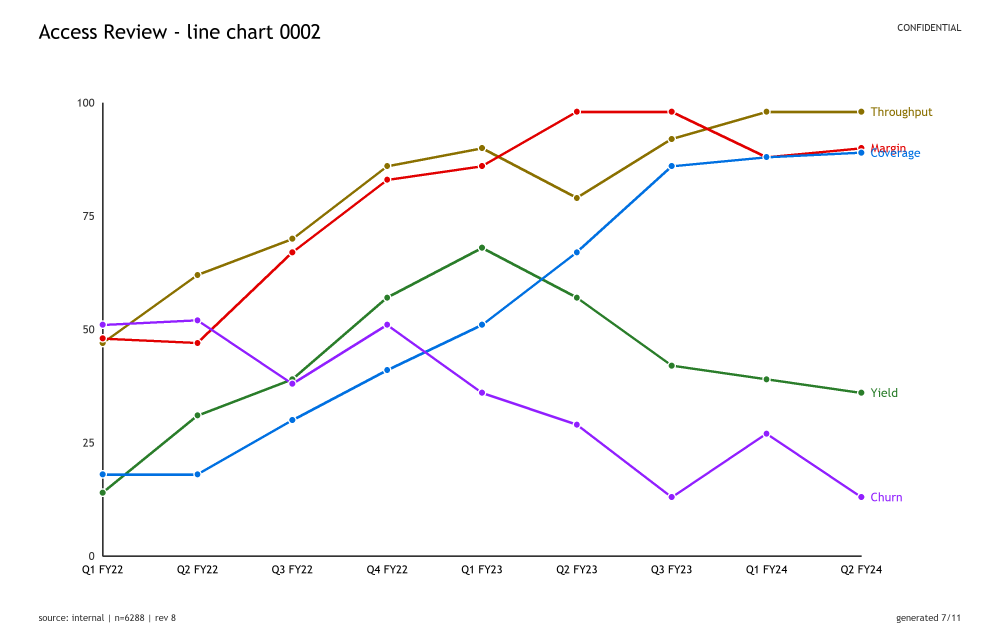
#> input picture data/svg_localization/images/g0002_large.png, 3000 x 1900 px (shown at 1/3 size)
$ python -i report_candidates.py   (imports and definitions only)
#> lines starting #> are read from the running program, lines starting #| are printed output that depends on the picture
#> further down, picture is the input picture: PIL image 3000x1900 RGB; mean R, G, B 250.7, 250.1, 250.6
"""Stage-1 contact sheet: four candidate example images per blind spot.

The report's centrepiece figure shows one real picture per blind spot. Which
picture is an editorial call, not a computable one, so this module lays out four
defensible candidates for each of the six problems and lets a human pick.

Every panel renders the image through `effective_size()`, so a candidate that
looks illegible here looked illegible to the model too.

    python -m blindspot.reporting.report_candidates      # -> outputs/report/candidates.html
"""

from __future__ import annotations

import html
import json
import re
from pathlib import Path

from PIL import Image

from blindspot.core.adapters import load
from blindspot.reporting.report_examples import as_model_saw, draw_target, fit
from blindspot.core.scoring import score

OUT = Path("outputs/report")
IMGS = OUT / "candidates"
RUN = "haiku-4-5_think2000_native_r0"

# items rejected on review: the question, not the model, is the problem
BLOCKED = {"infographicvqa:80994"}      # turns on how "the Middle East" is defined

# questions that name a printed mark on the diagram (same cut as report_data)
MARK_RE = re.compile(
    r"\b(letter|labell?ed|label|marked|arrow|point(?:ed|ing)?\s+(?:to|at)|shown by)\b", re.I)

PROBLEMS = [
    ("resolution", "Resolution bias",
     "The source image is far larger than the ~1.15 MP the API delivers, so the "
     "text the question asks about is destroyed before the model sees it."),
    ("localization", "Localization",
     "The model is given the exact target string and asked to point at it. Green "
     "box marks the target, red crosshair the click."),
    ("binding", "Label - object matching",
     "The question names a printed mark on the diagram and asks what it points to."),
    ("ocr_reasoning", "General OCR reasoning",
     "The arithmetic is right; the number it was applied to was misread off the chart."),
    ("hallucination", "Hallucination",
     "The chart has none of the structure the question asks about. Gold is "
     "'Not Applicable'; the model answers anyway."),
    ("counting", "Counting",
     "Counting repeated marks on a chart. Drawn from CharXiv rather than from the "
     "infographics, so the panel shows a counting failure and not a legibility one."),
]


# [17 lines left out: functions preds, mp, not called in this run]


def busiest_crop(im: Image.Image, w: int = 900, h: int = 600) -> Image.Image:
    """A 1:1 window over the most detailed part of the delivered image.

    Edge energy is a decent proxy for text density, and text is what the
    resolution argument is about.
    """
#> called with w = 900, h = 600
    from PIL import ImageFilter, ImageStat
    w, h = min(w, im.width), min(h, im.height)
#> w = 900; h = 600
    best, bx, by = -1.0, 0, 0
    edges = im.convert("L").filter(ImageFilter.FIND_EDGES)
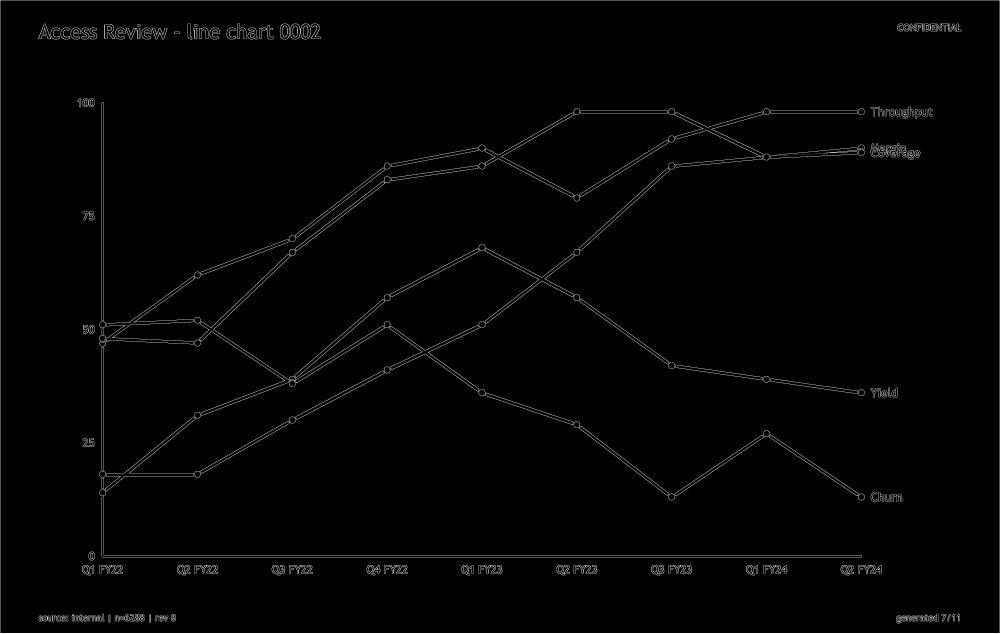
#> edges: PIL image 3000x1900 L (shown at 1/3 size); min 0, max 255, mean 3
    for y in range(0, max(1, im.height - h + 1), max(1, h // 2)):
        for x in range(0, max(1, im.width - w + 1), max(1, w // 2)):
            v = ImageStat.Stat(edges.crop((x, y, x + w, y + h))).mean[0]
            if v > best:
                best, bx, by = v, x, y
#> after the loop, best = 4.15; bx = 450; by = 600
    return im.crop((bx, by, bx + w, by + h))
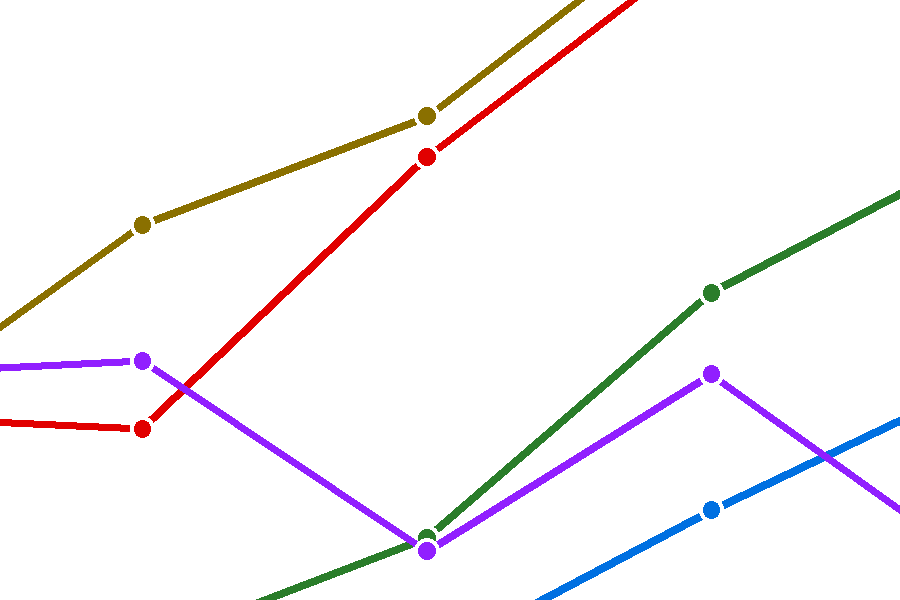
#> returned value: PIL image 900x600 RGB; mean R, G, B 248.2, 245.4, 247.3


# --------------------------------------------------------------- candidate pools
# [118 lines left out: functions cand_resolution, cand_localization, cand_binding, cand_ocr_reasoning, cand_hallucination, not called in this run]


COUNT_Q = ("total number of explicitly labeled ticks", "how many discrete labels",
           "how many lines are there", "number of subplots")


# [35 lines left out: function cand_counting, not called in this run]


POOLS = {"resolution": cand_resolution, "localization": cand_localization,
         "binding": cand_binding, "ocr_reasoning": cand_ocr_reasoning,
         "hallucination": cand_hallucination, "counting": cand_counting}


def esc(s) -> str:
    return html.escape(str(s), quote=True)


# [60 lines left out: function main, not called in this run]


# [2 lines not run here, left out]

>>> from PIL import Image
>>> picture = Image.open('../../data/svg_localization/images/g0002_large.png')
>>> result = busiest_crop(picture)

$ run again, on data/svg_localization/images/g0022_large.png
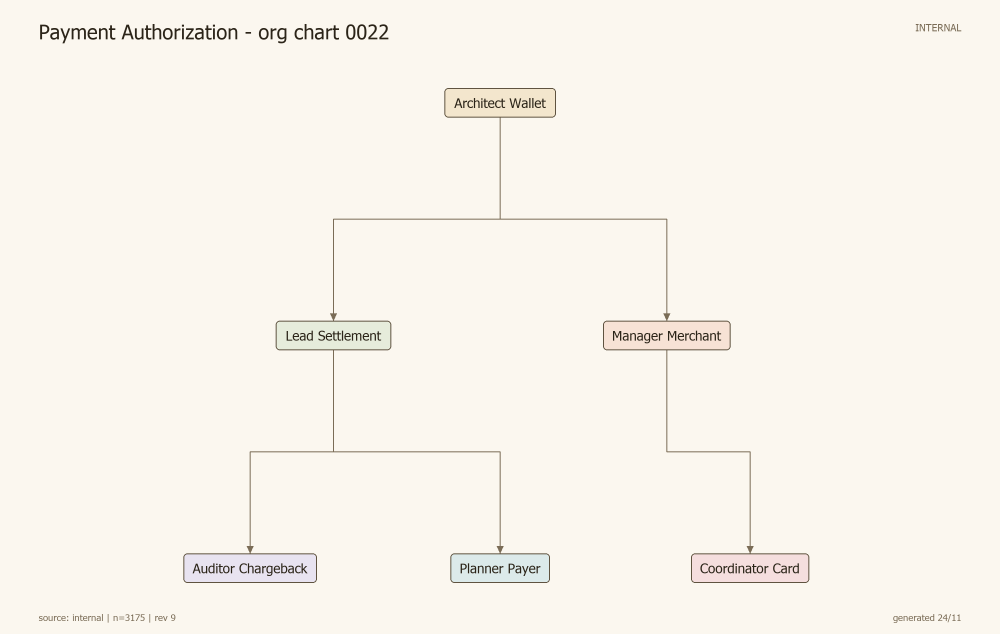
#> input picture data/svg_localization/images/g0022_large.png, 3000 x 1900 px (shown at 1/3 size)
#> picture is the input picture: PIL image 3000x1900 RGB; mean R, G, B 248.7, 244.5, 236.4
#> in busiest_crop, `edges = im.convert("L").filter(ImageFilter.FIND_EDGES)`:
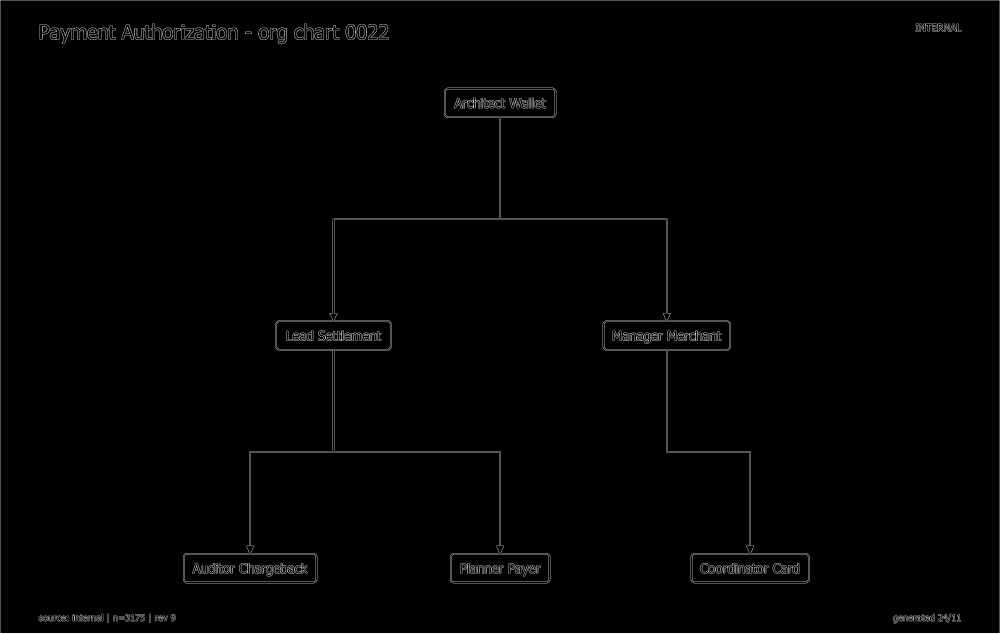
#> edges: PIL image 3000x1900 L (shown at 1/3 size); min 0, max 255, mean 2.3
#> after the loop in busiest_crop, `for y in range(0, max(1, im.height - h + 1), max(1, h // 2)):`: best = 3.31; bx = 1350; by = 1200
#> in busiest_crop, `return im.crop((bx, by, bx + w, by + h))`:
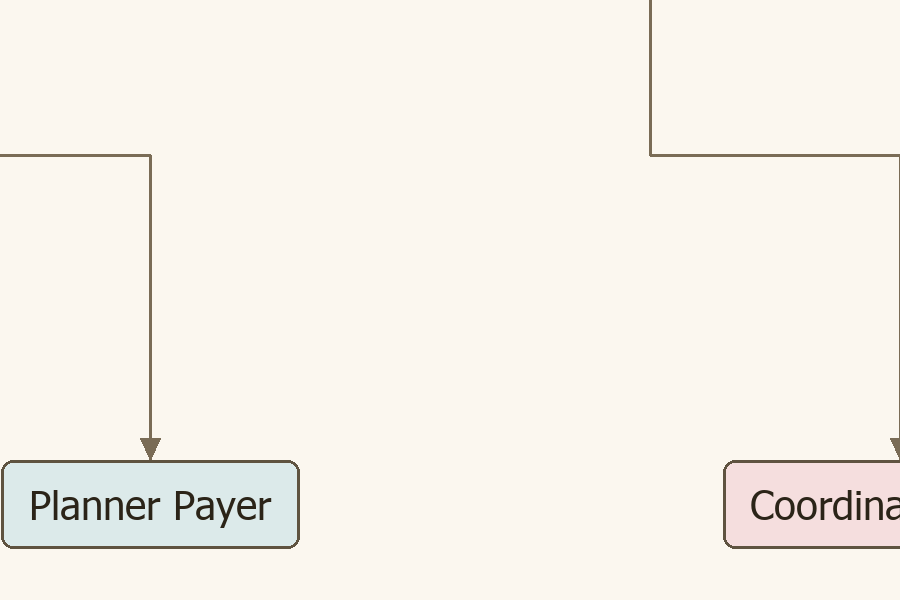
#> returned value: PIL image 900x600 RGB; mean R, G, B 246.5, 242.6, 234.9

$ run again, on data/svg_localization/images/g0030_large.png
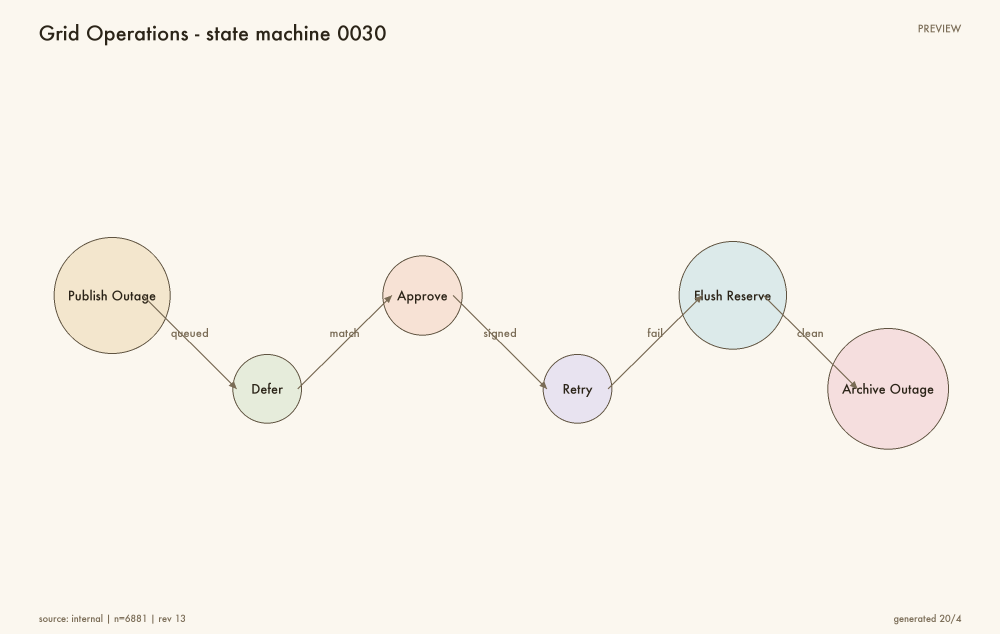
#> input picture data/svg_localization/images/g0030_large.png, 3000 x 1900 px (shown at 1/3 size)
#> picture is the input picture: PIL image 3000x1900 RGB; mean R, G, B 248.4, 244, 236
#> in busiest_crop, `edges = im.convert("L").filter(ImageFilter.FIND_EDGES)`:
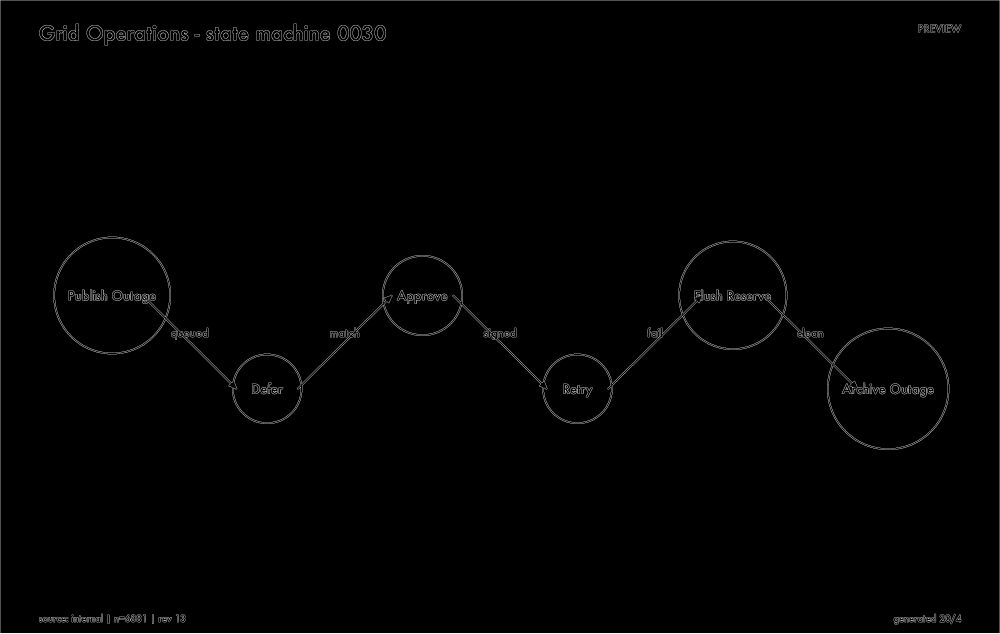
#> edges: PIL image 3000x1900 L (shown at 1/3 size); min 0, max 255, mean 1.9
#> after the loop in busiest_crop, `for y in range(0, max(1, im.height - h + 1), max(1, h // 2)):`: best = 3.67; bx = 1800; by = 600
#> in busiest_crop, `return im.crop((bx, by, bx + w, by + h))`:
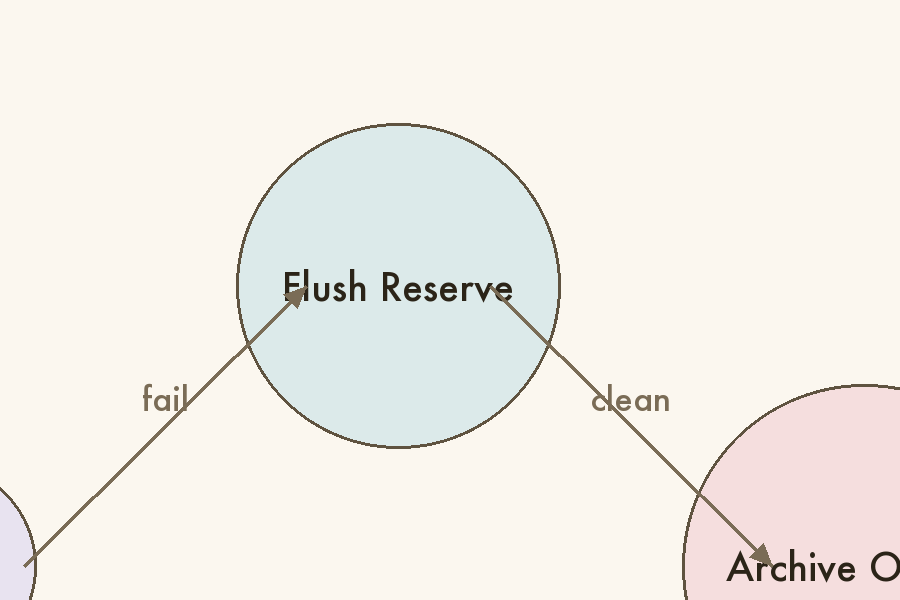
#> returned value: PIL image 900x600 RGB; mean R, G, B 242.4, 239.5, 233.1

$ run again, on data/svg_localization/images/g0034_large.png
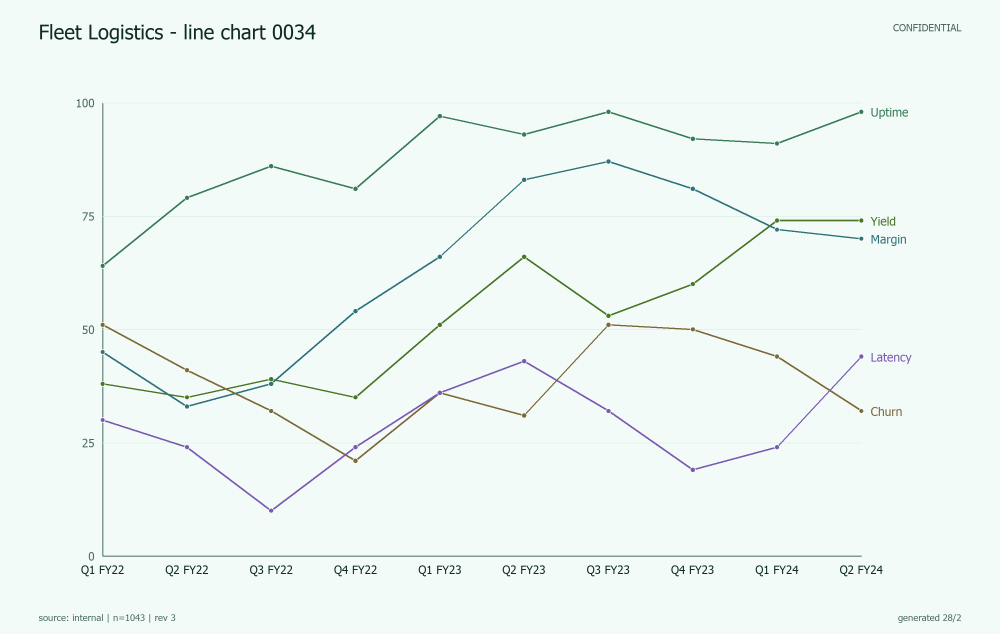
#> input picture data/svg_localization/images/g0034_large.png, 3000 x 1900 px (shown at 1/3 size)
#> picture is the input picture: PIL image 3000x1900 RGB; mean R, G, B 238.7, 248.1, 244
#> in busiest_crop, `edges = im.convert("L").filter(ImageFilter.FIND_EDGES)`:
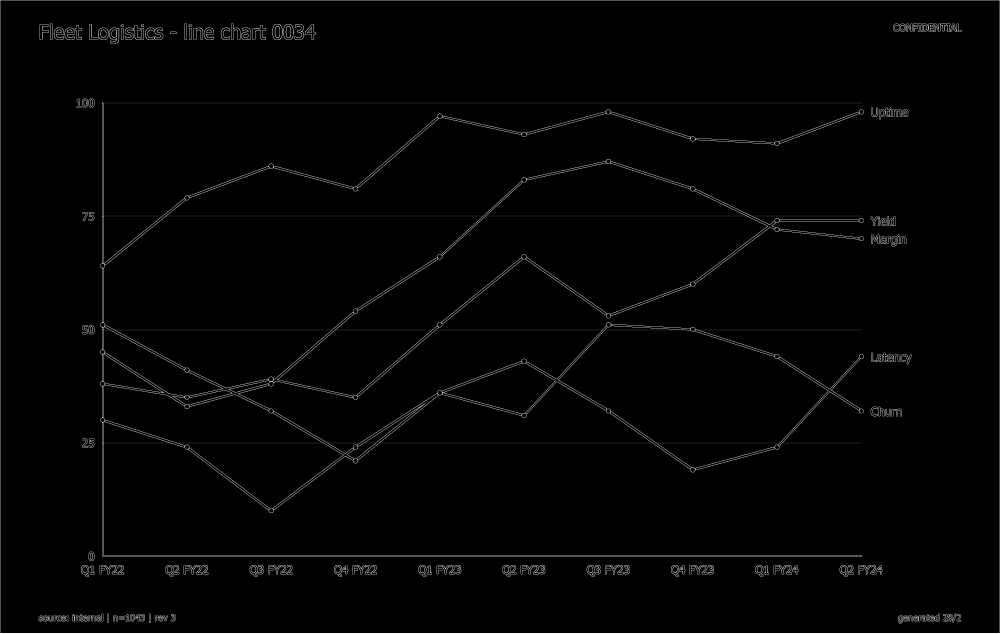
#> edges: PIL image 3000x1900 L (shown at 1/3 size); min 0, max 255, mean 3.2
#> after the loop in busiest_crop, `for y in range(0, max(1, im.height - h + 1), max(1, h // 2)):`: best = 4.35; bx = 450; by = 900
#> in busiest_crop, `return im.crop((bx, by, bx + w, by + h))`:
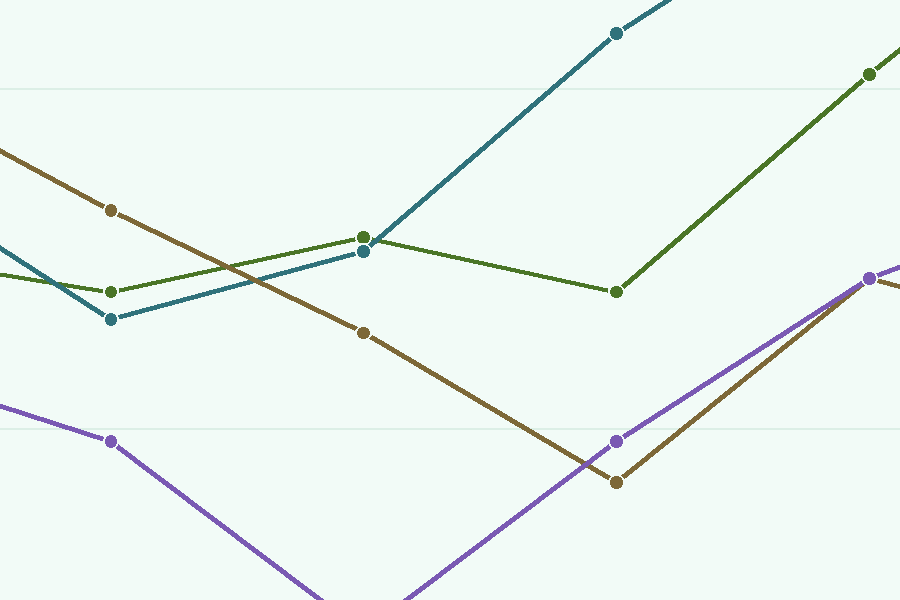
#> returned value: PIL image 900x600 RGB; mean R, G, B 236.8, 245.9, 241.8
